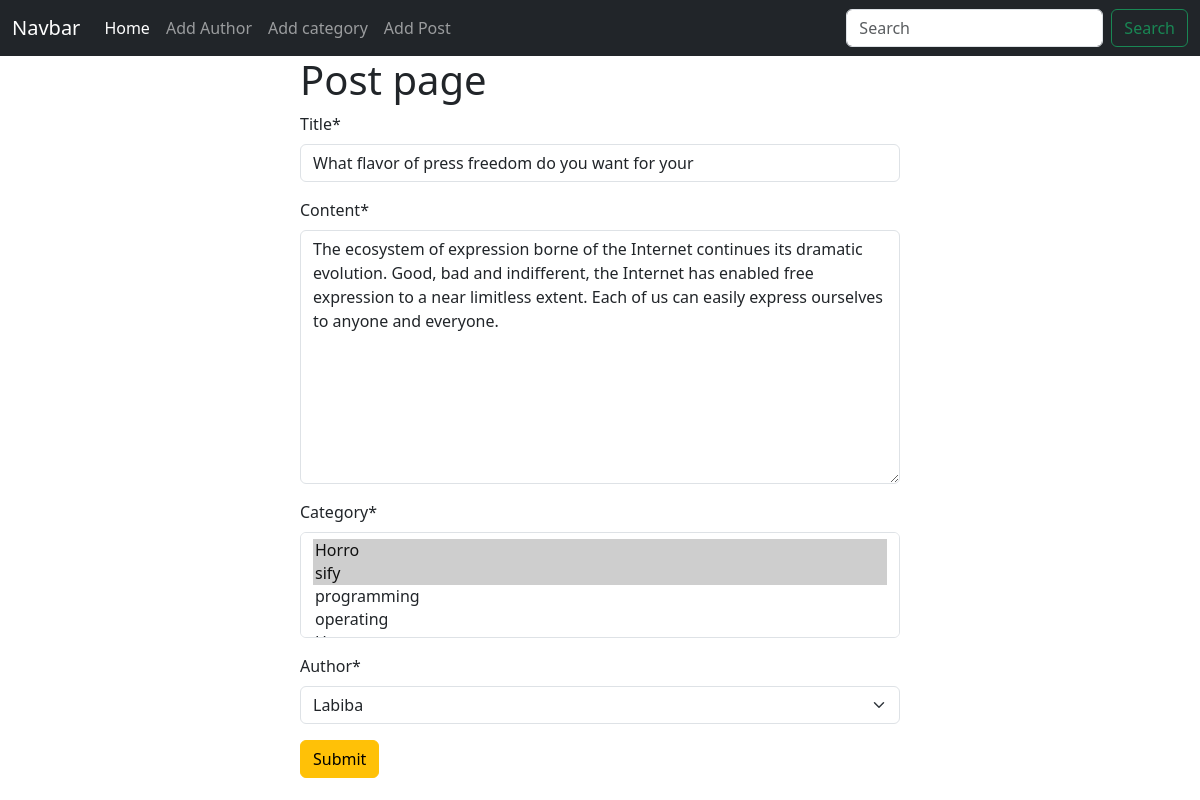
The app's page /post/edit/2 with its own data.
### posts/models.py (models this page shows, shortened)
class Post(models.Model):
    title = models.CharField(max_length=50)
    content = models.TextField()
    category=models.ManyToManyField(Category) # post can be in multiple category and also category asb be in multiple post
    author = models.ForeignKey(Author,on_delete=models.CASCADE)

### posts/views.py (the view)
# urls.py: path('edit/<int:id>',views.edit_post,name='edit_post'),
def edit_post(request,id):
    post=models.Post.objects.get(pk=id)
    edit_post=forms.PostForm(instance=post)
    if request.method == 'POST':
        edit_post=forms.PostForm(request.POST,instance=post)
        if edit_post.is_valid():
            edit_post.save()
            return redirect('home')
    return render(request, 'add_post.html',{'form':edit_post})

### posts/forms.py
class PostForm(forms.ModelForm):
    class Meta:
        model = Post
        fields='__all__'

### author/models.py (called while the page is built)
    def __str__(self):
        return self.name

### categories/models.py (called while the page is built)
    def __str__(self):
        return self.name

### posts/templates/add_post.html (shortened to what this page needs)
{% extends "base.html" %}
{%load crispy_forms_tags%}
{%block content%}
<form action="" style="width:50%;margin:auto" method='POST'>
    <h1>Post page</h1>
  {{form|crispy}}
  <button class="btn btn-warning">Submit</button>
</form>
{%endblock%}

### records on screen
Post: title "What flavor of press freedom do you want for your", content "The ecosystem of expression borne of the Internet continues its dramatic evolution. Good, bad and indifferent, the Internet has enabled free expression to a near limitless extent. Each of us can easily express ourselves to anyone and everyone.", author "Labiba"
